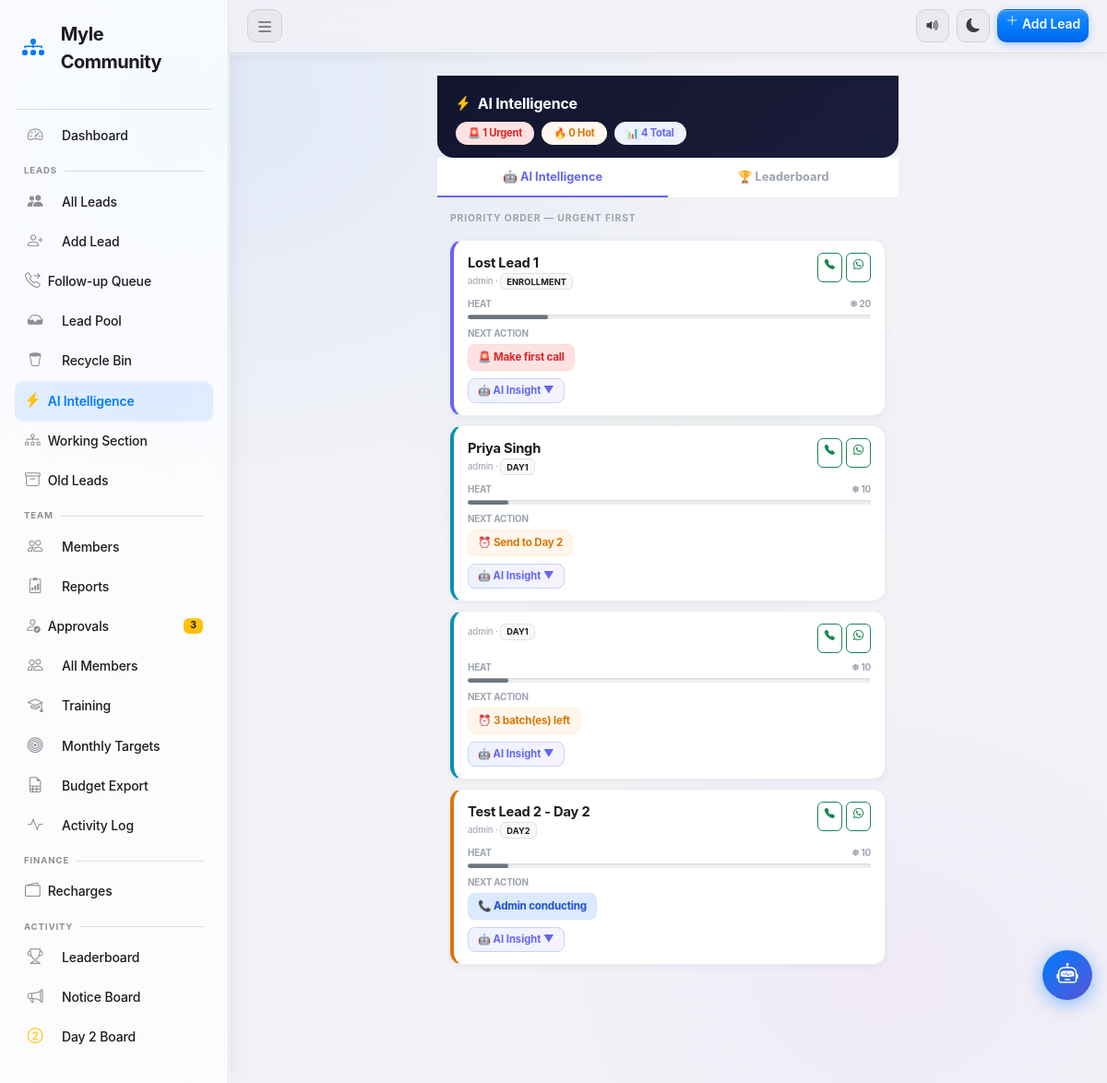
The app's page /intelligence (signed in) with its own data.
### tables this page shows
CREATE TABLE leads (
            id          INTEGER PRIMARY KEY AUTOINCREMENT,
            name        TEXT    NOT NULL,
            phone       TEXT    NOT NULL,
            email       TEXT,
            referred_by TEXT,
            status      TEXT    NOT NULL DEFAULT 'New',
            payment_done INTEGER NOT NULL DEFAULT 0,
            payment_amount REAL  NOT NULL DEFAULT 0.0,
            day1_done   INTEGER NOT NULL DEFAULT 0,
            day2_done   INTEGER NOT NULL DEFAULT 0,
            interview_done INTEGER NOT NULL DEFAULT 0,
            notes       TEXT,
            created_at  TEXT    NOT NULL DEFAULT (datetime('now','localtime')),
            updated_at  TEXT    NOT NULL DEFAULT (datetime('now','localtime'))
        , assigned_to TEXT NOT NULL DEFAULT '', source TEXT NOT NULL DEFAULT '', revenue REAL NOT NULL DEFAULT 0.0, follow_up_date TEXT NOT NULL DEFAULT '', call_result TEXT NOT NULL DEFAULT '', city TEXT NOT NULL DEFAULT '', deleted_at TEXT NOT NULL DEFAULT '', in_pool INTEGER NOT NULL DEFAULT 0, pool_price REAL NOT NULL DEFAULT 0.0, claimed_at TEXT NOT NULL DEFAULT '', track_selected TEXT NOT NULL DEFAULT '', track_price REAL NOT NULL DEFAULT 0.0, seat_hold_amount REAL NOT NULL DEFAULT 0.0, pending_amount REAL NOT NULL DEFAULT 0.0, last_contacted TEXT NOT NULL DEFAULT '', contact_count INTEGER NOT NULL DEFAULT 0, follow_up_time TEXT NOT NULL DEFAULT '', day1_batch TEXT NOT NULL DEFAULT '', day2_batch TEXT NOT NULL DEFAULT '', day3_batch TEXT NOT NULL DEFAULT '', d1_morning INTEGER NOT NULL DEFAULT 0, d1_afternoon INTEGER NOT NULL DEFAULT 0, d1_evening INTEGER NOT NULL DEFAULT 0, d2_morning INTEGER NOT NULL DEFAULT 0, d2_afternoon INTEGER NOT NULL DEFAULT 0, d2_evening INTEGER NOT NULL DEFAULT 0, working_date TEXT NOT NULL DEFAULT '', daily_score INTEGER NOT NULL DEFAULT 0, pipeline_stage TEXT NOT NULL DEFAULT 'enrollment', current_owner TEXT NOT NULL DEFAULT '', call_status TEXT NOT NULL DEFAULT 'Not Called Yet', priority_score INTEGER NOT NULL DEFAULT 0, seat_hold_expiry TEXT NOT NULL DEFAULT '');

### app.py (the view, shortened to what this page needs)
@app.route('/intelligence')
@login_required
@safe_route
def intelligence():
    db       = get_db()
    username = session['username']
    role     = session.get('role', 'team')
    try:
        if role == 'admin':
            raw_leads = db.execute(
                "SELECT * FROM leads WHERE in_pool=0 AND deleted_at='' ORDER BY updated_at DESC LIMIT 150"
            ).fetchall()
        else:
            raw_leads = db.execute(
                "SELECT * FROM leads WHERE assigned_to=? AND in_pool=0 AND deleted_at='' ORDER BY updated_at DESC",
                (username,)
            ).fetchall()
    except Exception as e:
        app.logger.error(f"intelligence() leads query failed: {e}")
        raw_leads = []
    try:
        lb_rows = db.execute("""
            SELECT u.username,
                   COALESCE(SUM(ds.total_points), 0)   AS week_pts,
                   COALESCE(SUM(ds.batches_marked), 0) AS batches,
                   MAX(ds.streak_days)                 AS streak
            FROM users u
            LEFT JOIN daily_scores ds
                   ON ds.username = u.username
                  AND ds.score_date >= date('now', '-6 days')
            WHERE u.role IN ('team','leader') AND u.status='approved'
            GROUP BY u.username
            ORDER BY week_pts DESC
            LIMIT 10
        """).fetchall()
        lb_board = [dict(r) for r in lb_rows]
    except Exception:
        lb_board = []
    db.close()
    try:
        enriched = _enrich_leads(raw_leads)
    except Exception as e:
        app.logger.error(f"intelligence() enrichment failed: {e}")
        enriched = []
    for d in enriched:
        try:
            d['ai_tip'] = _generate_ai_tip(d)
        except Exception:
            d['ai_tip'] = ''
    enriched.sort(key=lambda x: (
        {'urgent': 0, 'today': 1, 'followup': 2, 'cold': 3}.get(x.get('next_action_type', 'cold'), 9),
        -x.get('heat', 0),
    ))
    urgent_count = sum(1 for l in enriched if l.get('next_action_type') == 'urgent')
    hot_count    = sum(1 for l in enriched if l.get('heat', 0) >= 75)
    return render_template('intelligence.html',
                           leads=enriched,
                           urgent_count=urgent_count,
                           hot_count=hot_count,
                           user_role=role,
                           badge_meta=BADGE_META,
                           lb_board=lb_board,
                           current_user=username)

### app.py (called while the page is built)
def _today_ist():
    if _IST:
        return datetime.datetime.now(_IST).date()
    return datetime.date.today()     # fallback

def _check_session_valid():
    username = session.get('username')
    if not username:
        return False
    try:
        db = get_db()
        row = db.execute(
            "SELECT status FROM users WHERE username=?", (username,)
        ).fetchone()
        db.close()
        if not row or row['status'] != 'approved':
            session.clear()
            return False
        return True
    except Exception as e:
        app.logger.error(f"_check_session_valid() DB error: {e}")
        return True  # fail-open: let the route handle the DB error

def login_required(f):
    @wraps(f)
    def decorated(*args, **kwargs):
        if 'username' not in session:
            flash('Please log in to continue.', 'warning')
            return redirect(url_for('login'))
        if not _check_session_valid():
            flash('Your account is no longer active. Please contact an admin.', 'danger')
            return redirect(url_for('login'))
        return f(*args, **kwargs)
    return decorated

def safe_route(f):
    @wraps(f)
    def decorated(*args, **kwargs):
        try:
            return f(*args, **kwargs)
        except Exception as e:
            import traceback as _tb
            app.logger.error(f"Route {request.path} crashed: {e}\n{_tb.format_exc()}")
            if request.headers.get('X-Requested-With') == 'XMLHttpRequest' or request.is_json:
                return {'ok': False, 'error': 'Something went wrong, please try again'}, 500
            flash('Kuch gadbad ho gayi. Please dubara try karein.', 'danger')
            if session.get('role') == 'admin':
                return redirect(url_for('admin_dashboard'))
            if 'username' in session:
                return redirect(url_for('team_dashboard'))
            return redirect(url_for('login'))
    return decorated

def _enrich_leads(lead_list):
    return [_enrich_lead(l) for l in lead_list]

@app.before_request
def dev_bypass_auth():
    if not _DEV_BYPASS_AUTH or session.get('username'):
        return
    if request.path.startswith('/static') or request.path.startswith('/watch/'):
        return
    session['username'] = 'admin'
    session['role'] = 'admin'
    session.permanent = True

@app.context_processor
def inject_csrf_token():
    return {'csrf_token': session.get('_csrf_token', '')}

### templates/intelligence.html (shortened to what this page needs)
{% extends "base.html" %}
{% block content %}
<div style="max-width:500px;margin:0 auto;padding-bottom:80px;">
  <div class="intel-header mb-0">
    <div class="text-white fw-bold mb-2" style="font-size:1rem;">
      <i class="bi bi-lightning-charge-fill me-2 text-warning"></i>AI Intelligence
    </div>
    <div class="d-flex gap-2 flex-wrap">
      <span class="intel-pill" style="background:#fee2e2;color:#dc2626;">
        🚨 {{ urgent_count }} Urgent
      </span>
      <span class="intel-pill" style="background:#fff7ed;color:#d97706;">
        🔥 {{ hot_count }} Hot
      </span>
      <span class="intel-pill" style="background:#eef2ff;color:#6366f1;">
        📊 {{ leads|length }} Total
      </span>
    </div>
  </div>
  <div class="intel-tabs d-flex mb-0">
    <button class="intel-tab active" id="tab-intel" onclick="switchTab('intel', this)">
      🤖 AI Intelligence
    </button>
    <button class="intel-tab" id="tab-lb" onclick="switchTab('lb', this)">
      🏆 Leaderboard
    </button>
  </div>
  <div id="panel-intel" style="padding:14px;">
    <div class="text-uppercase fw-bold mb-3"
         style="font-size:0.65rem;color:#9ca3af;letter-spacing:0.08em;">
      Priority Order — Urgent First
    </div>
    {% for lead in leads %}
    {% set stage = lead.get('pipeline_stage','enrollment') %}
    {% set heat  = lead.get('heat', 0) %}
    {% set nat   = lead.get('next_action_type','followup') %}
    <div class="intel-card stage-{{ stage }}">
      <div class="d-flex justify-content-between align-items-start mb-2">
        <div>
          <div class="fw-bold" style="font-size:0.92rem;">{{ lead.name }}</div>
          <div style="font-size:0.62rem;color:#9ca3af;">
            {{ lead.get('assigned_to','') }} ·
            <span class="badge bg-light text-dark border" style="font-size:0.58rem;vertical-align:middle;">
              {{ stage.upper().replace('_',' ') }}
            </span>
          </div>
        </div>
        <div class="d-flex gap-1">
          {% if lead.get('phone') %}
          <a href="tel:{{ lead.phone }}" class="btn btn-xs btn-outline-success" style="padding:2px 7px;font-size:0.7rem;">
            <i class="bi bi-telephone-fill"></i>
          </a>
          <a href="https://wa.me/91{{ lead.phone }}" target="_blank"
             class="btn btn-xs btn-outline-success" style="padding:2px 7px;font-size:0.7rem;">
            <i class="bi bi-whatsapp"></i>
          </a>
          {% endif %}
        </div>
      </div>
      <div class="heat-bar-wrap">
        <div class="d-flex justify-content-between mb-1">
          <span style="font-size:0.62rem;color:#9ca3af;font-weight:700;text-transform:uppercase;">Heat</span>
          <span class="heat-val-{% if heat >= 75 %}hot{% elif heat >= 40 %}warm{% else %}cold{% endif %}"
                style="font-size:0.62rem;">
            {% if heat >= 75 %}🔥{% elif heat >= 40 %}🌤{% else %}❄{% endif %} {{ heat }}
          </span>
        </div>
        <div class="progress" style="height:5px;border-radius:99px;">
          <div class="progress-bar {% if heat >= 75 %}bg-danger{% elif heat >= 40 %}bg-warning{% else %}bg-secondary{% endif %}"
               style="width:{{ heat }}%;border-radius:99px;"></div>
        </div>
      </div>
      <div class="mb-2">
        <div style="font-size:0.62rem;color:#9ca3af;font-weight:700;text-transform:uppercase;margin-bottom:4px;">
          Next Action
        </div>
        <span class="na-badge {{ nat }}">
          {% if nat == 'urgent' %}🚨
          {% elif nat == 'today' %}⏰
          {% elif nat == 'followup' %}📞
          {% else %}❄{% endif %}
          {{ lead.get('next_action','—') }}
        </span>
      </div>
      {% if lead.get('ai_tip') %}
      <div>
        <button class="ai-tip-btn" onclick="toggleTip(this)" type="button">
          🤖 AI Insight ▼
        </button>
      </div>
      {% endif %}
    </div>
    {% else %}
    <div class="text-center text-muted py-5">
      <i class="bi bi-lightning-charge display-5 d-block mb-2 text-warning opacity-50"></i>
      No leads found. Claim or add leads.
    </div>
    {% endfor %}
  </div>
</div>
{% endblock %}

### templates/intelligence.html (style rules this page uses)
.intel-header { background: linear-gradient(135deg, #13152e, #1a1d3a); padding: 18px 20px 14px; border-radius: 0 0 18px 18px; }
.intel-pill { display: inline-flex; align-items: center; gap: 4px; padding: 4px 13px; border-radius: 99px; font-size: 0.7rem; font-weight: 700; }
.intel-tabs { border-bottom: 1px solid rgba(0,0,0,0.07); background: #fff; }
.intel-tab { flex: 1; padding: 11px 8px; border: none; background: none; cursor: pointer; font-size: 0.8rem; font-weight: 700; color: #9ca3af; border-bottom: 2px solid transparent; transition: all 0.15s ease; }
.intel-tab.active { color: #6366f1; border-bottom-color: #6366f1; }
.intel-card { background: #fff; border-radius: 14px; border: 1px solid rgba(0,0,0,0.07); padding: 13px 15px; margin-bottom: 10px; box-shadow: 0 2px 8px rgba(0,0,0,0.05); border-left-width: 4px; border-left-style: solid; }
.intel-card.stage-enrollment { border-left-color: #6366f1; }
.intel-card.stage-day1 { border-left-color: #0891b2; }
.intel-card.stage-day2 { border-left-color: #d97706; }
.heat-bar-wrap { margin-bottom: 8px; }
.heat-val-cold { color: #9ca3af; font-weight: 700; }
.na-badge { display: inline-flex; align-items: center; gap: 5px; padding: 5px 10px; border-radius: 8px; font-size: 0.73rem; font-weight: 700; border: 1px solid transparent; }
.na-badge.urgent { background:#fee2e2; color:#dc2626; border-color:#fca5a522; }
.na-badge.today { background:#fff7ed; color:#d97706; border-color:#fcd34d22; }
.na-badge.followup { background:#dbeafe; color:#1d4ed8; border-color:#93c5fd22; }
.ai-tip-btn { background: linear-gradient(90deg,#eef2ff,#f5f3ff); border: 1px solid #c7d2fe; border-radius: 8px; padding: 4px 10px; font-size: 0.7rem; font-weight: 700; color: #6366f1; cursor: pointer; }

### templates/base.html (style rules this page uses)
.btn, .wk-batch-btn, .wk-tab, .nav-link, .wk-action-btn { transition: transform 0.1s cubic-bezier(0.34, 1.56, 0.64, 1), box-shadow 0.1s ease !important; }

### records on screen
leads: name "Lost Lead 1", get "admin", upper "ENROLLMENT", heat "20", get "Make first call"
leads: name "Priya Singh", get "admin", upper "DAY1", heat "10", get "Send to Day 2"
leads: get "admin", upper "DAY1", heat "10", get "3 batch(es) left"
leads: name "Test Lead 2 - Day 2", get "admin", upper "DAY2", heat "10", get "Admin conducting"

### other values on screen
{{ pending_count }} "3"
{{ urgent_count }} "1"
{{ hot_count }} "0"
{{ leads|length }} "4"
